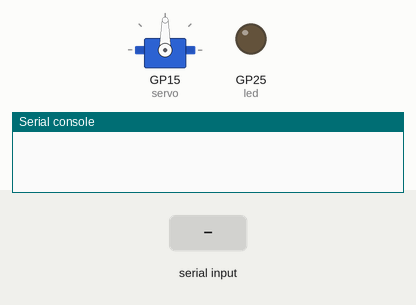
Recording of a program running on a simulated Raspberry Pi Pico running MicroPython. On the bench: servo, output pins drawn as LEDs (lit = HIGH), the last lines printed to the serial console. The inputs (shaded band) are chosen by the test bench. Servo angles are drawn from the pulse width (0.5 ms = 0°, 2.5 ms = 180°).

Above: at 1.2 s.
1.3 s: "P" typed at the serial console, then Enter
At 1.6 s:
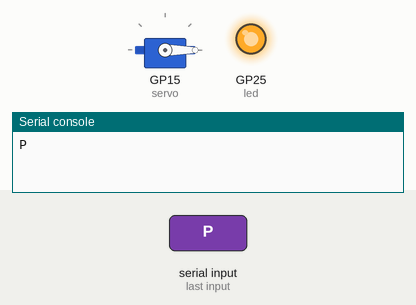
At 3.2 s:
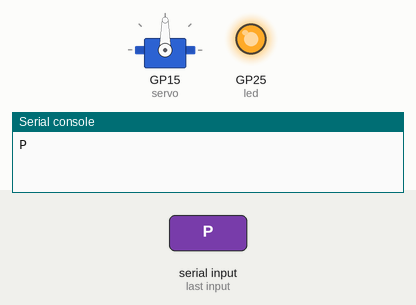
4.3 s: "N" typed at the serial console, then Enter
At 5.1 s:
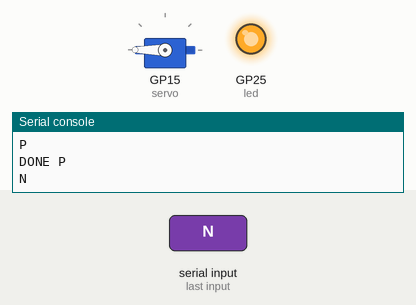
Timing chart, 0 to 7.8 s (numbered marks = the images above; inputs shaded):
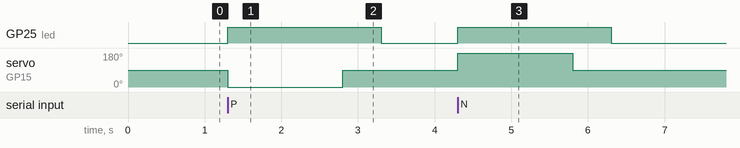

The program:

main.py
```python
# MicroPython code for the Raspberry Pi Pico (save to the Pico as main.py).
# Listens on USB serial for "P" (plastic) or "N" (not plastic) and moves the bin lid servo.

import sys
import time
from machine import Pin, PWM

SERVO_PIN = 15          # GP15 -> servo signal (orange/yellow wire)

# "standard"   = normal servo like SG90 / MG996R (moves to an angle, only 0-180 total)
# "continuous" = 360-degree continuous-rotation servo (spins for a set time)
SERVO_TYPE = "standard"

# --- standard servo settings ---
CENTER_ANGLE = 90       # lid closed / resting
PLASTIC_ANGLE = 0       # tip one way  (swap these two if the directions are backwards)
NOT_PLASTIC_ANGLE = 180 # tip the other way

# --- continuous servo settings ---
SPIN_SPEED = 0.6        # 0..1, how fast to spin
SPIN_TIME_180 = 0.55    # seconds it takes to turn ~180 degrees at SPIN_SPEED (calibrate this!)

HOLD_TIME = 1.5         # seconds to keep the lid tipped so the item falls in

# Pulse widths in microseconds. SG90 is usually ~500-2500. Narrow these if the servo buzzes at the ends.
MIN_US = 500
MAX_US = 2500

servo = PWM(Pin(SERVO_PIN))
servo.freq(50)
led = Pin("LED", Pin.OUT)


def write_us(us):
    servo.duty_u16(int(us * 65535 / 20000))  # 20 ms period at 50 Hz


def set_angle(angle):
    angle = max(0, min(180, angle))
    write_us(MIN_US + (MAX_US - MIN_US) * angle / 180)


def spin(speed):
    # speed -1..1 ; 0 = stop (1500 us). Negative = one direction, positive = the other.
    write_us(1500 + speed * (MAX_US - MIN_US) / 2)


def tip(direction):
    # direction = -1 for plastic (left), +1 for not plastic (right)
    led.on()
    if SERVO_TYPE == "standard":
        set_angle(PLASTIC_ANGLE if direction < 0 else NOT_PLASTIC_ANGLE)
        time.sleep(HOLD_TIME)
        set_angle(CENTER_ANGLE)
        time.sleep(0.5)
    else:
        spin(direction * SPIN_SPEED)
        time.sleep(SPIN_TIME_180)
        spin(0)
        time.sleep(HOLD_TIME)
        spin(-direction * SPIN_SPEED)
        time.sleep(SPIN_TIME_180)
        spin(0)
    led.off()


# start in the resting position
if SERVO_TYPE == "standard":
    set_angle(CENTER_ANGLE)
else:
    spin(0)

while True:
    line = sys.stdin.readline().strip().upper()
    if line == "P":
        tip(-1)
        print("DONE P")
    elif line == "N":
        tip(+1)
        print("DONE N")
```

Measured:
- after the input at 1.3 s, GP25 (led): LOW → HIGH at once, → LOW 2.0 s later; servo on GP15 (servo): 90° → 0° at once, → 90° 1.5 s later
- after the input at 4.3 s, GP25 (led): LOW → HIGH at once, → LOW 2.0 s later; servo on GP15 (servo): 90° → 180° at once, → 90° 1.5 s later
